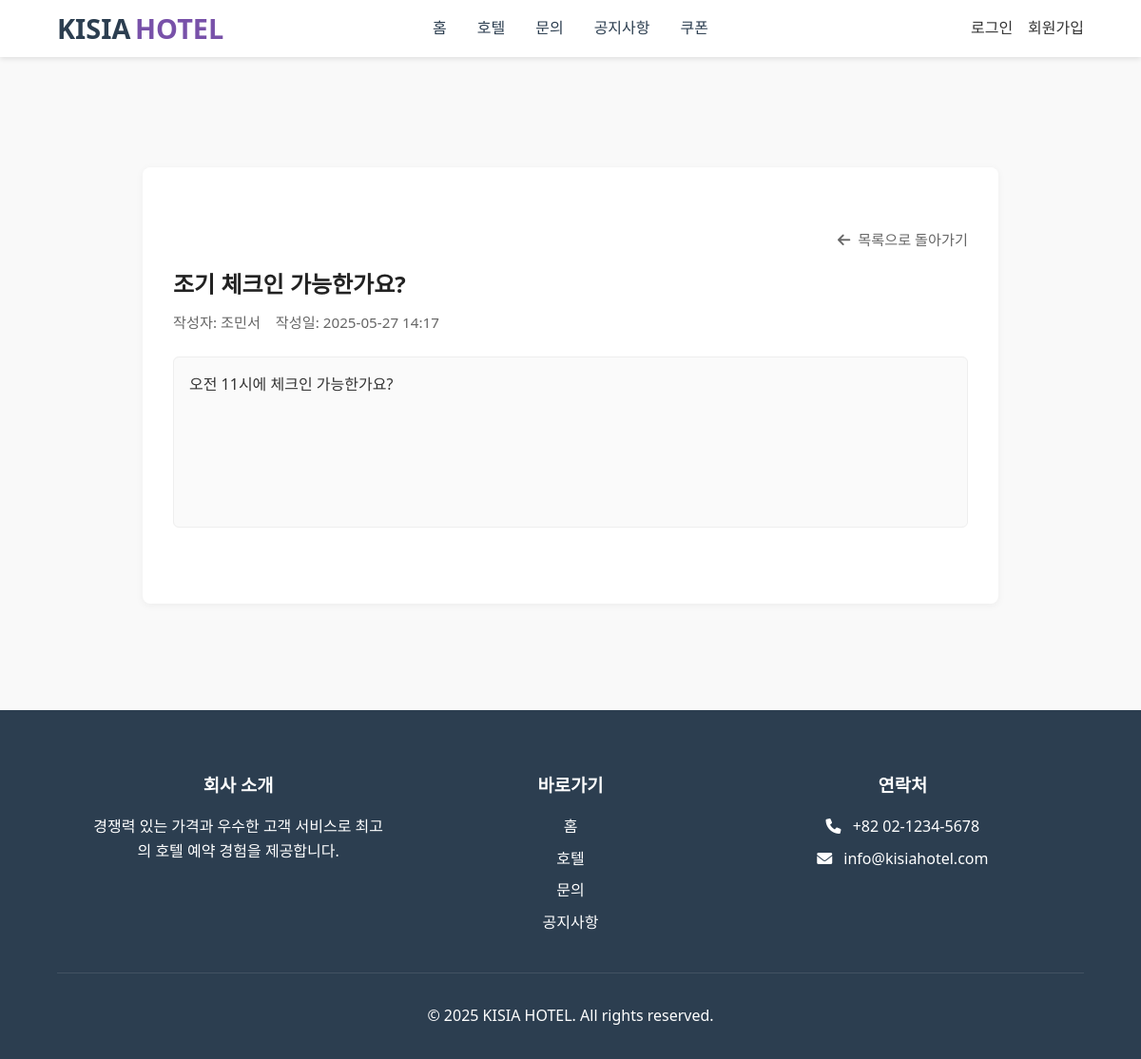
The app's page /inquiry/inquiry_detail.php?inquiry_id=9 with its own data.
### tables this page shows
CREATE TABLE inquiries (
    inquiry_id INT PRIMARY KEY AUTO_INCREMENT,
    user_id INT,
    category ENUM('reservation', 'payment', 'room', 'other') NOT NULL,
    title VARCHAR(100) NOT NULL,
    content TEXT NOT NULL,
    is_secret TINYINT(1) DEFAULT 0,
    created_at DATETIME DEFAULT CURRENT_TIMESTAMP,
    updated_at DATETIME DEFAULT CURRENT_TIMESTAMP ON UPDATE CURRENT_TIMESTAMP,
    FOREIGN KEY (user_id) REFERENCES users(user_id) ON DELETE CASCADE
);

CREATE TABLE users (
    user_id INT PRIMARY KEY AUTO_INCREMENT,
    username VARCHAR(50) NOT NULL,
    real_id VARCHAR(50) NOT NULL UNIQUE,
    password VARCHAR(255) NOT NULL,
    email VARCHAR(100) NOT NULL UNIQUE,
    phone VARCHAR(20),
    created_at DATETIME NOT NULL DEFAULT CURRENT_TIMESTAMP,
    is_admin BOOLEAN DEFAULT FALSE,
    terms BOOLEAN DEFAULT FALSE,
    marketing BOOLEAN DEFAULT FALSE,
    profile_image VARCHAR(255) DEFAULT '/image/default_profile.jpg',
    point INT DEFAULT 0,
    vip BOOLEAN DEFAULT FALSE,
    vip_status ENUM('auto', 'manual') DEFAULT 'auto'
);

### src/action/inquiry_detail_action.php (called while the page is built, shortened)
<?php
include_once __DIR__ . '/../includes/db_connection.php';
$inquiry_id = isset($_GET['inquiry_id']) ? (int)$_GET['inquiry_id'] : 0;
$query = "
    SELECT i.*, u.username
    FROM inquiries i
    JOIN users u ON i.user_id = u.user_id
    WHERE i.inquiry_id = $inquiry_id
";
$result = mysqli_query($conn, $query);
$inquiry = mysqli_fetch_assoc($result);

### src/inquiry/inquiry_detail.php (the view, shortened to what this page needs)
<?php
include_once __DIR__ . '/../includes/header.php';
include_once __DIR__ . '/../action/inquiry_detail_action.php';
?>
<!DOCTYPE html>
<html lang="ko">
<head>
    <link rel="stylesheet" href="../style/inquiry-detail.css">
</head>
<body>
<main class="board-container">
    <div class="inquiry-detail">
        <?php if ($_SESSION['is_admin'] ?? false): ?>
        <div class="inquiry-section-header">
            <a href="../admin/admin.php?tab=inquiries" class="inquiry-back-btn"><i class="fas fa-arrow-left"></i> 관리자 메뉴로 돌아가기</a>
        </div>
        <?php else: ?>
        <div class="inquiry-section-header">
            <a href="inquiry.php" class="inquiry-back-btn"><i class="fas fa-arrow-left"></i> 목록으로 돌아가기</a>
        </div>
        <?php endif; ?>
        <div class="inquiry-header">
            <h2 class="inquiry-title"><?= $inquiry['title'] ?></h2>
            <div class="inquiry-meta">
                <span class="writer">작성자: <?= $inquiry['username'] ?></span>
                <span class="date">작성일: <?= date('Y-m-d H:i', strtotime($inquiry['created_at'])) ?></span>
            </div>
        </div>
        <div class="inquiry-content">
            <p><?= nl2br($inquiry['content']) ?></p>
        </div>
    </div>
</main>
<?php include_once __DIR__ . '/../includes/footer.php'; ?>
</body>
</html>

### src/style/styles.css (style rules this page uses)
* { margin: 0; padding: 0; box-sizing: border-box; font-family: 'Segoe UI', Tahoma, Geneva, Verdana, sans-serif; }
body { line-height: 1.6; color: #333; }
a { text-decoration: none; color: inherit; }

### src/style/review.css (style rules this page uses)
.board-container { max-width: 1200px; margin: 0 auto; padding: 6rem 2rem 2rem; }

### src/style/inquiry-detail.css (style rules this page uses)
body { font-family: 'Noto Sans KR', sans-serif; background-color: #f9f9f9; color: #333; margin: 0; padding: 0; }
main.board-container { max-width: 900px; margin: 80px auto 40px; padding: 2rem; background-color: #fff; border-radius: 8px; box-shadow: 0 2px 8px rgba(0,0,0,0.05); margin-top: 11rem; margin-bottom: 7rem; }
.inquiry-detail { margin-top: 2rem; }
.inquiry-header { margin-bottom: 1rem; }
.inquiry-title { font-size: 1.5rem; color: #222; margin-bottom: 0.5rem; margin-top: 1rem; }
.inquiry-meta { font-size: 0.95rem; color: #666; display: flex; gap: 1rem; }
.inquiry-content { margin-top: 1.5rem; font-size: 1rem; line-height: 1.6; padding: 1rem; background-color: #fafafa; border-radius: 6px; border: 1px solid #eee; min-height: 180px; height: auto; margin-bottom: 3rem; }
.inquiry-section-header { display: flex; justify-content: flex-end; margin-bottom: 1rem; }
.inquiry-back-btn { display: inline-flex; align-items: center; gap: 0.5rem; color: #666; text-decoration: none; font-size: 0.95rem; transition: color 0.2s; }

### records on screen
inquiries: title "조기 체크인 가능한가요?", user.username "조민서", created_at "2025-05-27 14:17", content "오전 11시에 체크인 가능한가요?"
